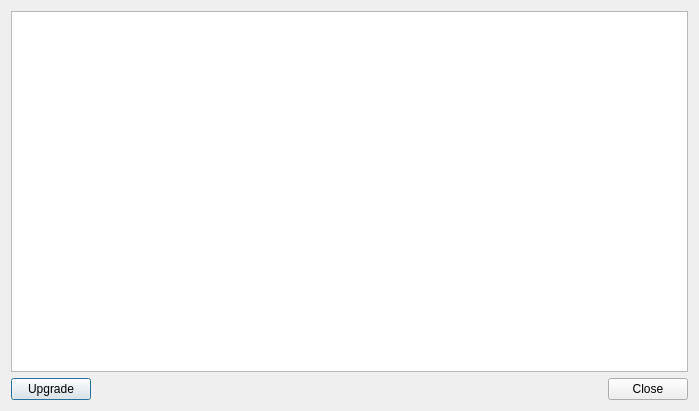
<?xml version="1.0" encoding="UTF-8"?>
<ui version="4.0">
 <class>UnitReport</class>
 <widget class="QDialog" name="UnitReport">
  <property name="geometry">
   <rect>
    <x>0</x>
    <y>0</y>
    <width>699</width>
    <height>411</height>
   </rect>
  </property>
  <property name="windowTitle">
   <string>Dialog</string>
  </property>
  <layout class="QVBoxLayout" name="verticalLayout_2">
   <item>
    <layout class="QVBoxLayout" name="verticalLayout">
     <item>
      <widget class="QTreeView" name="unitView">
       <property name="editTriggers">
        <set>QAbstractItemView::CurrentChanged</set>
       </property>
       <property name="alternatingRowColors">
        <bool>false</bool>
       </property>
       <property name="selectionMode">
        <enum>QAbstractItemView::NoSelection</enum>
       </property>
       <property name="verticalScrollMode">
        <enum>QAbstractItemView::ScrollPerPixel</enum>
       </property>
       <property name="uniformRowHeights">
        <bool>true</bool>
       </property>
       <property name="sortingEnabled">
        <bool>true</bool>
       </property>
       <property name="allColumnsShowFocus">
        <bool>true</bool>
       </property>
       <attribute name="headerStretchLastSection">
        <bool>false</bool>
       </attribute>
      </widget>
     </item>
     <item>
      <layout class="QHBoxLayout" name="horizontalLayout">
       <item>
        <widget class="QPushButton" name="upgradeButton">
         <property name="text">
          <string>Upgrade</string>
         </property>
         <property name="icon">
          <iconset theme="go-up">
           <normaloff>.</normaloff>.</iconset>
         </property>
        </widget>
       </item>
       <item>
        <spacer name="horizontalSpacer">
         <property name="orientation">
          <enum>Qt::Horizontal</enum>
         </property>
         <property name="sizeHint" stdset="0">
          <size>
           <width>40</width>
           <height>20</height>
          </size>
         </property>
        </spacer>
       </item>
       <item>
        <widget class="QDialogButtonBox" name="buttonBox">
         <property name="orientation">
          <enum>Qt::Horizontal</enum>
         </property>
         <property name="standardButtons">
          <set>QDialogButtonBox::Close</set>
         </property>
        </widget>
       </item>
      </layout>
     </item>
    </layout>
   </item>
  </layout>
 </widget>
 <resources/>
 <connections>
  <connection>
   <sender>buttonBox</sender>
   <signal>accepted()</signal>
   <receiver>UnitReport</receiver>
   <slot>accept()</slot>
   <hints>
    <hint type="sourcelabel">
     <x>248</x>
     <y>254</y>
    </hint>
    <hint type="destinationlabel">
     <x>157</x>
     <y>274</y>
    </hint>
   </hints>
  </connection>
  <connection>
   <sender>buttonBox</sender>
   <signal>rejected()</signal>
   <receiver>UnitReport</receiver>
   <slot>reject()</slot>
   <hints>
    <hint type="sourcelabel">
     <x>316</x>
     <y>260</y>
    </hint>
    <hint type="destinationlabel">
     <x>286</x>
     <y>274</y>
    </hint>
   </hints>
  </connection>
 </connections>
</ui>
